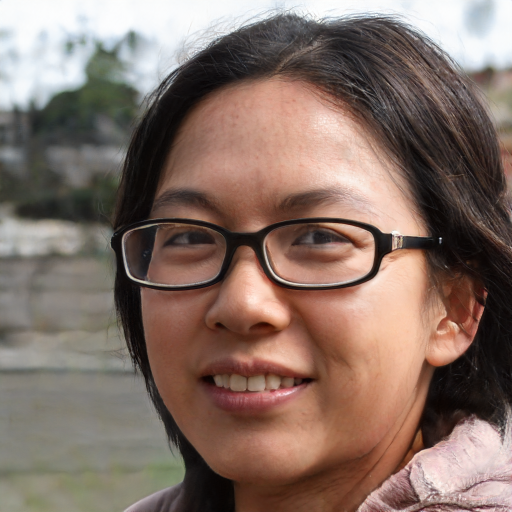
#> input picture picture/115.png, 1024 x 1024 px, given in place of 9975.png, which was not available (shown at 1/2 size)
$ python PD3_2_Cos.py   (older library calls are emulated)
#> lines starting #> are read from the running program, lines starting #| are printed output that depends on the picture; pictures that were not available may be replaced by others from this repository, and a replacement may not be noted
from PIL import Image
from numpy import dot,linalg,average
# 对图片进行统一化处理
def get_thum(image, size=(64, 64), greyscale=False):
    # 利用image对图像大小重新设置, Image.ANTIALIAS为高质量的
    image = image.resize(size, Image.ANTIALIAS)
    if greyscale:
        # 将图片转换为L模式，其为灰度图，其每个像素用8个bit表示
        image = image.convert('L')
    return image
# 计算图片的余弦距离
def image_similarity_vectors_via_numpy(image1, image2):
    image1 = get_thum(image1)
    image2 = get_thum(image2)
    images = [image1, image2]
    vectors = []
    norms = []
    for image in images:
        vector = []
        for pixel_tuple in image.getdata():
            vector.append(average(pixel_tuple))
        vectors.append(vector)
        # linalg=linear（线性）+algebra（代数），norm则表示范数
        # 求图片的范数？？
        norms.append(linalg.norm(vector, 2))
    a, b = vectors
    a_norm, b_norm = norms
    # dot返回的是点积，对二维数组（矩阵）进行计算
    res = dot(a / a_norm, b / b_norm)
    return res
if __name__ == "__main__":
    img1 = Image.open('picture/9975.png')
#> img1 is the input picture: PIL image 1024x1024 RGB; mean R, G, B 132.7, 112, 102.4
    img1 = get_thum(img1)
#> in get_thum, `image = image.resize(size, Image.ANTIALIAS)`:
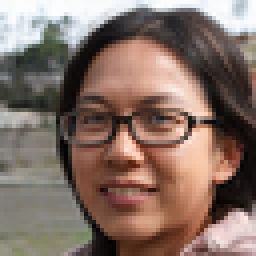
#> image: PIL image 64x64 RGB (shown 4 times larger); mean R, G, B 132.7, 112, 102.3
    s = []
    for i in range(9975,10000):
        img2 = Image.open('picture/'+str(i)+'.png')
        img2 = get_thum(img2)
        s.append([i,image_similarity_vectors_via_numpy(img1, img2)])
#> the loop in image_similarity_vectors_via_numpy, `for image in images:` made 2 passes
#> after the loop in image_similarity_vectors_via_numpy, `for image in images:`: norms = [8490, 8490]; vectors = 2 items
#> in image_similarity_vectors_via_numpy, `a, b = vectors`: a = 4096 values, max 255 at index 103, min 1.67 at index 2999, mean 115.7; b has the same summary as a
#> in image_similarity_vectors_via_numpy, `a_norm, b_norm = norms`: a_norm = 8490
#> in image_similarity_vectors_via_numpy, `res = dot(a / a_norm, b / b_norm)`: res = 1
#> pass 2 of the loop `for i in range(9975,10000):`:
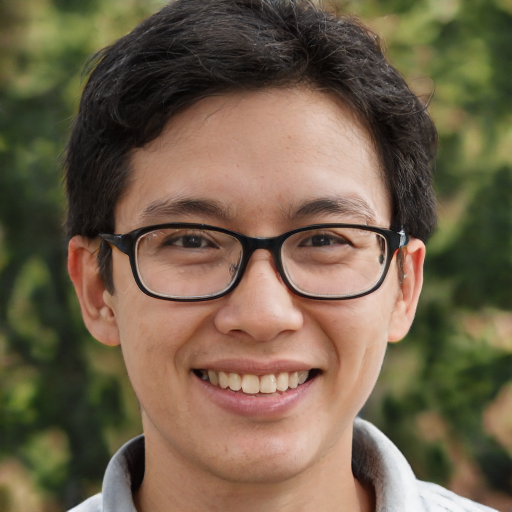
#> input picture picture/119.png, 1024 x 1024 px, given in place of 9976.png, which was not available (shown at 1/2 size)
#> img2 is the input picture: PIL image 1024x1024 RGB; mean R, G, B 113.5, 96.8, 74.6
#> in get_thum (call 5), `image = image.resize(size, Image.ANTIALIAS)`:
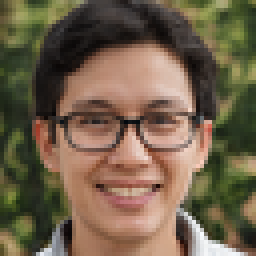
#> image: PIL image 64x64 RGB (shown 4 times larger); mean R, G, B 113.5, 96.8, 74.5
#> the loop in image_similarity_vectors_via_numpy (call 2), `for image in images:` made 2 passes
#> (the run stopped early here; a loop or call above may not have finished)
